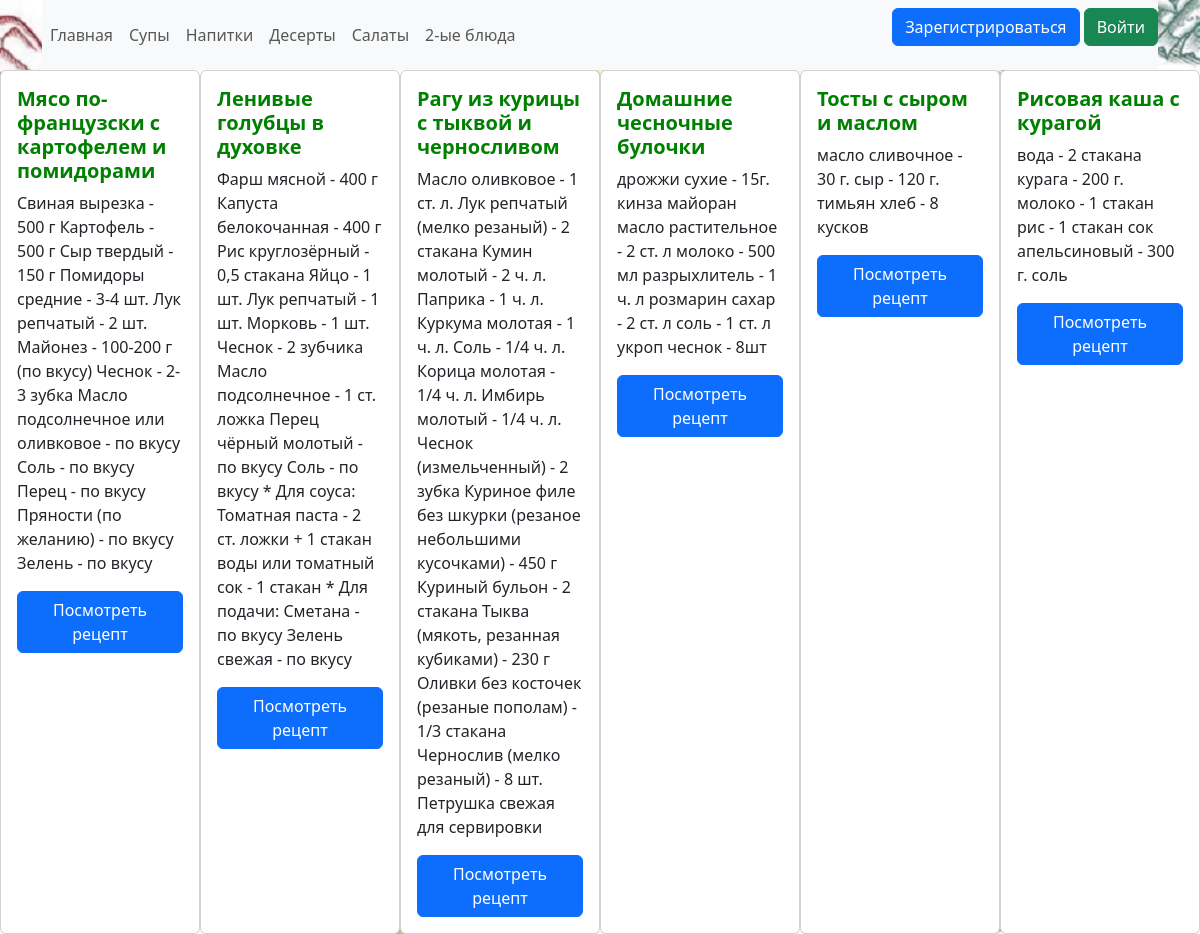
The app's page /second_dishes with its own data.
### data/recipes.py (models this page shows)
class Recipe(SqlAlchemyBase, SerializerMixin):
    __tablename__ = 'recipes'
    id = sqlalchemy.Column(sqlalchemy.Integer,
                           primary_key=True, autoincrement=True)
    name = sqlalchemy.Column(sqlalchemy.String, nullable=True)
    ingredients = sqlalchemy.Column(sqlalchemy.TEXT, nullable=True)
    recipe = sqlalchemy.Column(sqlalchemy.TEXT)

### main.py (the view)
@app.route('/second_dishes')
def second_dishes():
    db_sess = db_session.create_session()
    temp = [el.id for el in db_sess.query(RecCat).filter(RecCat.id_cats == 2).all()]
    second_dishes = db_sess.query(Recipe).filter(Recipe.id.in_(temp)).all()
    return render_template(
        'list_second_dishes.html', second_dishes=second_dishes, title='Вторые блюда')

### data/db_session.py (called while the page is built)
def create_session() -> Session:
    global __factory
    return __factory()

### templates/list_second_dishes.html
{% extends "base.html" %}
{% block content %}
<div style="display: flex;">
    {% for dish in second_dishes %}
        <div class="card" style="width: 18rem;">
              <div class="card-body">
                  <h5 class="card-title"><font color="green"><b>{{dish.name}}</b></font></h5>
                <p class="card-text">{{dish.ingredients}}</p>
                <a href="{{ url_for('second_dish', pk=dish.id) }}" class="btn btn-primary">Посмотреть рецепт</a>
              </div>
        </div>
    {% endfor %}
</div>
{% endblock %}

### templates/base.html (shortened to what this page needs)
<!DOCTYPE html>
<html lang="en">
<head>
    <link href="https://cdn.jsdelivr.net/npm/bootstrap@5.3.3/dist/css/bootstrap.min.css" rel="stylesheet">
</head>
<body
style="background-image:url({{ url_for('static', filename='images/background.jpg') }});">
<div class="container">
<nav class="navbar sticky-top navbar-expand-lg navbar-light bg-light ">
  <div class="collapse navbar-collapse" id="navbarSupportedContent">
    <ul class="navbar-nav mr-auto">
      <li class="nav-item active">
        <a class="nav-link" href="/">Главная</a>
      </li>
      <li class="nav-item">
        <a class="nav-link" href="/soups">Супы</a>
      </li>
      <li class="nav-item">
        <a class="nav-link" href="/drinks">Напитки</a>
      </li>
      <li class="nav-item">
        <a class="nav-link" href="/desserts">Десерты</a>
      </li>
      <li class="nav-item">
        <a class="nav-link" href="/salads">Салаты</a>
      </li>
      <li class="nav-item">
        <a class="nav-link" href="/second_dishes">2-ые блюда</a>
      </li>
    </ul>
  </div>
  {% if current_user.is_authenticated %}
    <a class="btn btn-primary " href="/add_bld">Добавить блюдо</a>
    <a class="navbar-brand" href="/logout">{{ current_user.name }}</a>
{% else %}
    <p>
        <a class="btn btn-primary " href="/register">Зарегистрироваться</a>
        <a class="btn btn-success" href="/login">Войти</a>
    </p>
{% endif %}
</nav>
</div>
{% block content %}{% endblock %}
</body>
</html>

### records on screen
Recipe: name "Мясо по-французски с картофелем и помидорами", ingredients "Свиная вырезка - 500 г Картофель - 500 г Сыр твердый - 150 г Помидоры средние - 3-4 шт. Лук репчатый - 2 шт. Майонез - 100-200 г (по вкусу) Чеснок - 2-3 зубка Масло подсолнечное или оливковое - по вкусу Соль - по вкусу Перец - по вкусу Пряности (по желанию) - по вкусу Зелень - по вкусу"
Recipe: name "Ленивые голубцы в духовке", ingredients "Фарш мясной - 400 г Капуста белокочанная - 400 г Рис круглозёрный - 0,5 стакана Яйцо - 1 шт. Лук репчатый - 1 шт. Морковь - 1 шт. Чеснок - 2 зубчика Масло подсолнечное - 1 ст. ложка Перец чёрный молотый - по вкусу Соль - по вкусу * Для соуса: Томатная паста - 2 ст. ложки + 1 стакан воды или томатный сок - 1 стакан * Для подачи: Сметана - по вкусу Зелень свежая - по вкусу"
Recipe: name "Рагу из курицы с тыквой и черносливом", ingredients "Масло оливковое - 1 ст. л. Лук репчатый (мелко резаный) - 2 стакана Кумин молотый - 2 ч. л. Паприка - 1 ч. л. Куркума молотая - 1 ч. л. Соль - 1/4 ч. л. Корица молотая - 1/4 ч. л. Имбирь молотый - 1/4 ч. л. Чеснок (измельченный) - 2 зубка Куриное филе без шкурки (резаное небольшими кусочками) - 450 г Куриный бульон - 2 стакана Тыква (мякоть, резанная кубиками) - 230 г Оливки без косточек (резаные пополам) - 1/3 стакана Чернослив (мелко резаный) - 8 шт. Петрушка свежая для сервировки"
Recipe: name "Домашние чесночные булочки", ingredients "дрожжи сухие - 15г. кинза майоран масло растительное - 2 ст. л молоко - 500 мл разрыхлитель - 1 ч. л розмарин сахар - 2 ст. л соль - 1 ст. л укроп чеснок - 8шт"
Recipe: name "Тосты с сыром и маслом", ingredients "масло сливочное - 30 г. сыр - 120 г. тимьян хлеб - 8 кусков"
Recipe: name "Рисовая каша с курагой", ingredients "вода - 2 стакана курага - 200 г. молоко - 1 стакан рис - 1 стакан сок апельсиновый - 300 г. соль"
